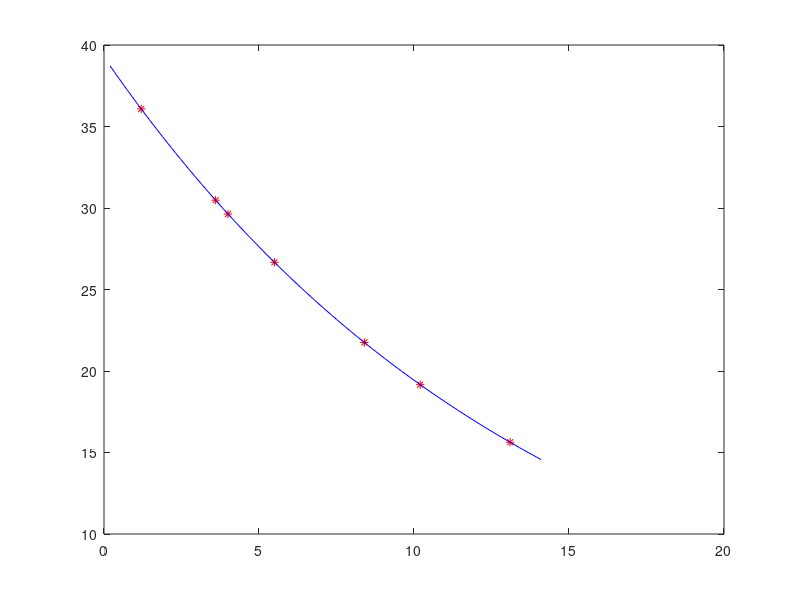

Source code (MATLAB):
% 10. feladat
clear;
clf;
close all;



td=[1.2 3.6 4 5.5 8.4 10.2 13.1];
td=td';
yd=[36.08 30.48 29.63 26.67 21.75 19.16 15.63];
yd=yd';

F=@(v,t) v(1) * exp(-v(2)*t);

par=lsqcurvefit(F, [1,1]', td, yd)

% G=@(v) F(v,td)-yd;
% par2=lsqnonlin(G,[1,1]')

f=@(t) F(par,t) ; % specializalas

figure(1);
plot(td,yd,'r*');
hold on;
tt=linspace(min(td)-1,max(td)+1);
plot(tt,f(tt),'b');
felez=f(0)/2
par(1)/2


% vagy Gauss normal egyenlettel vagy polyfit-tel
% log transzformaciot kell alkalmazni


